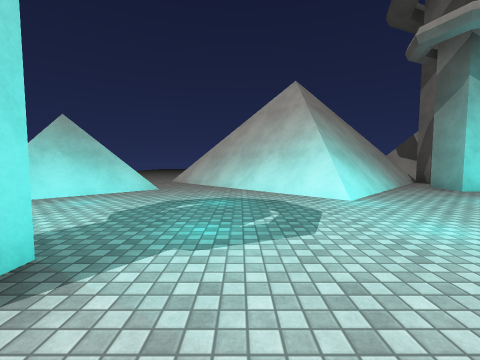
View 1 (above)

19 first-person views from a walk through a Unity game level. The camera is 1.4 m above the floor, tilts 4° down and sees 90° across. The floor is counted in squares, 2 m on a side. Each view is taken from the middle of a square. On the plan, view 1 faces up. The plan holds only what a view shows up to about 9 squares ahead; the rest is blank. The place goes on beyond the plan. Surface patterns are stand-ins for the level's own textures.

View 2
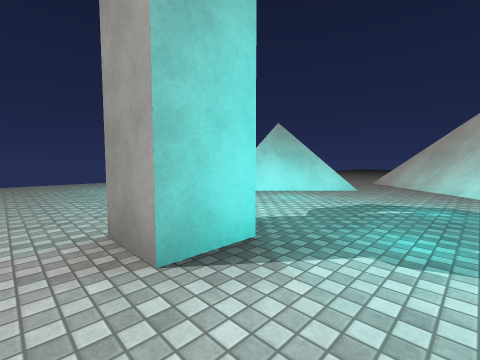

View 3
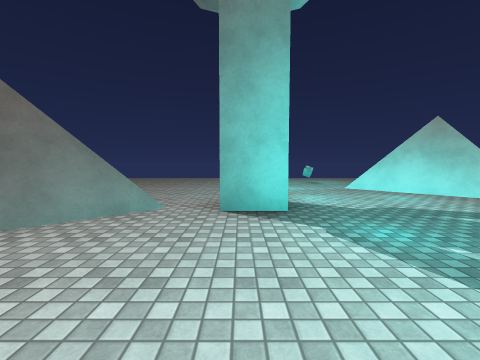

View 4
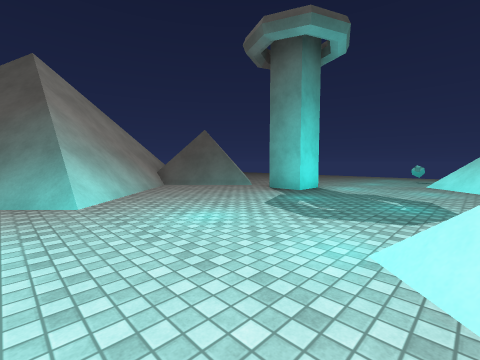

View 5
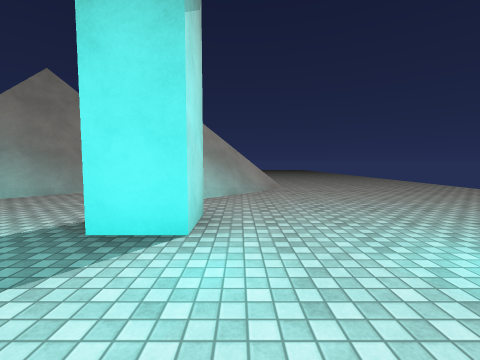

View 6
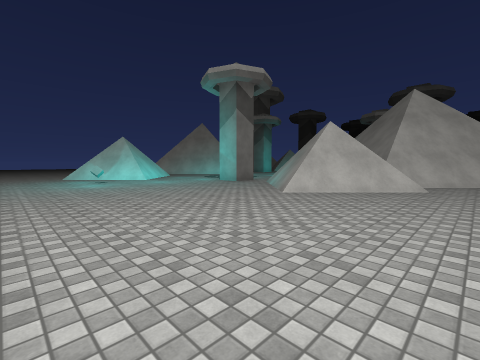

View 7
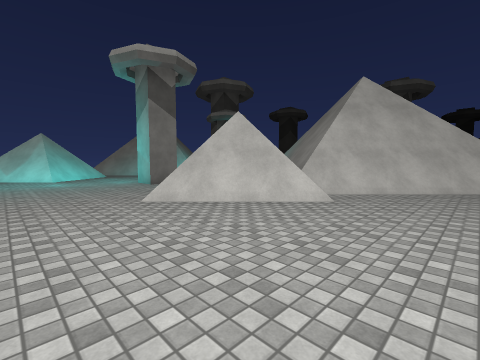

View 8
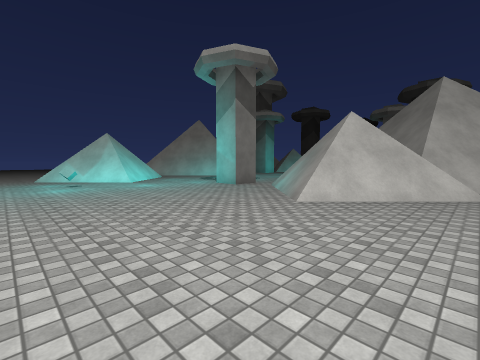

View 9
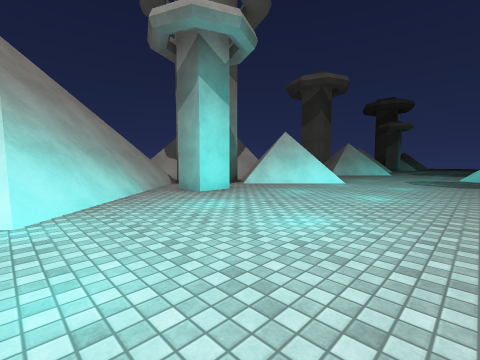

View 10
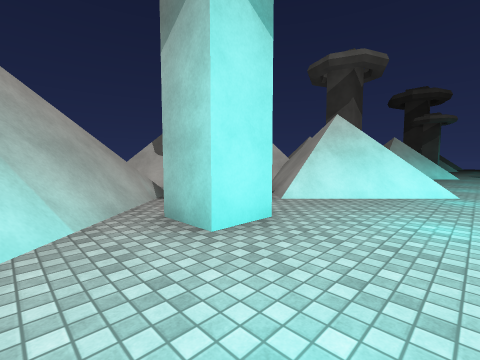

View 11
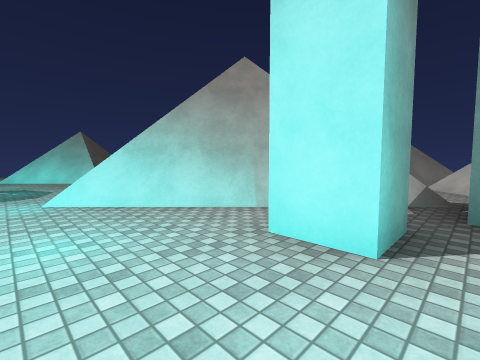

View 12
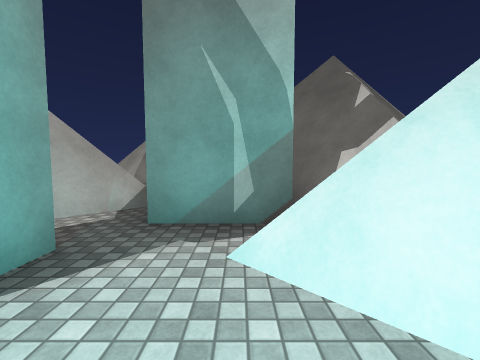

View 13
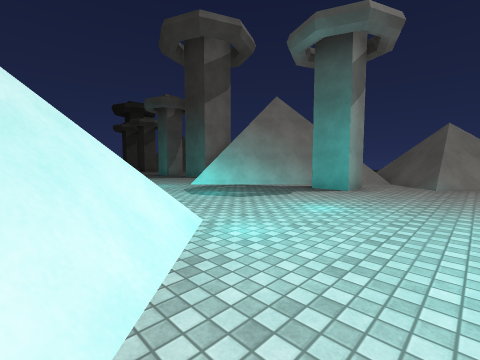

View 14
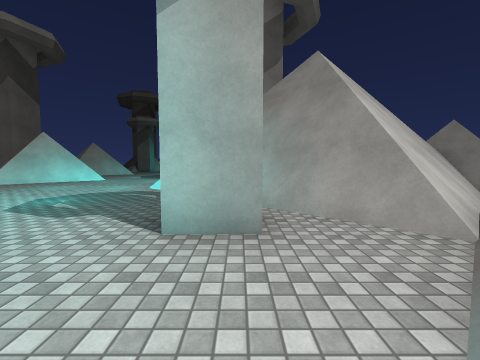

View 15
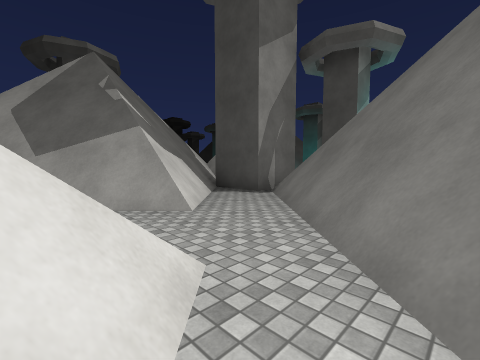

View 16
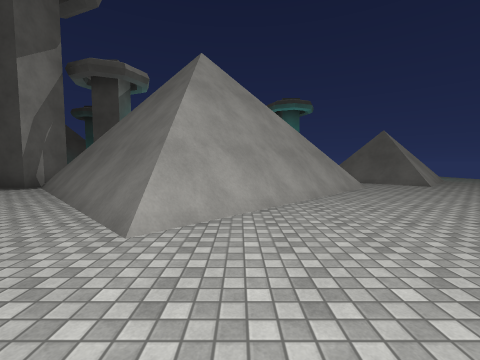

View 17
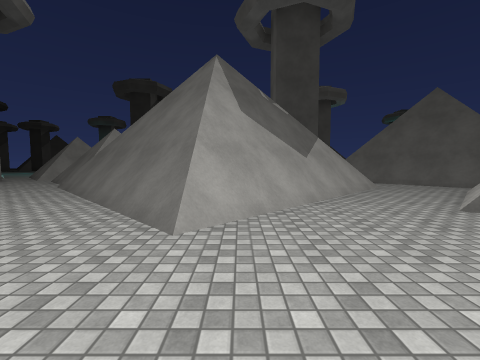

View 18
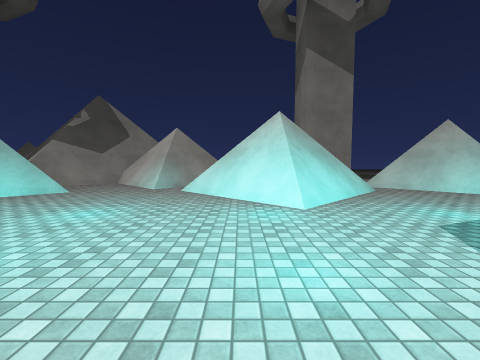

View 19
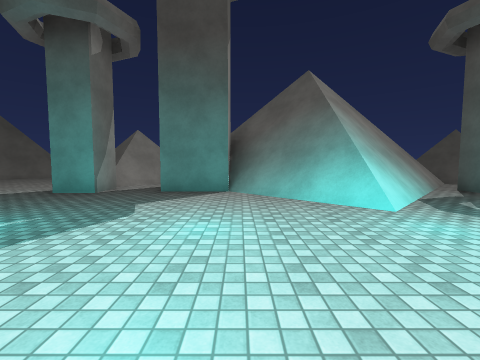

### Floor plan
Key: @ floor where view 1 was taken; # wall or solid block; . floor; = window, fence, low wall or low ledge; T tower; C cube.
Columns run from 9 left of view 1 to 20 right of it. Each row starts with its distance up from view 1.
 19                    .
 18                  .....
 17                  .....
 16           .    #...##..
 15         ....  ##..####..
 14         .....##..##  ##..
 13        ....#.=..###   ##..
 12       ....###..=##     ##..
 11      ....#####..##     ###.. T
 10     ....##   ##..#########=. T
  9    ....###   ###TT####.###
  8   ..##..##   ##=TT###...#
  7  ..####..#####.T.=####...#####
  6 ..=####...###..T..####....###.
  5 ....##.....#.......##......#..
  4 ....=.........................
  3 ..C..........................
  2 ..............................
  1 .......T................#.....
  0 .........@..##   ......###....
 -1 .......##..###   ...T.#####TTT
 -2 ......######     ....##   # T.
 -3 .....=#####      #####       #
 -4 .......####      #####       #
 -5 .......=.##          ##
 -6 ..........##          ##
 -7    ........##          ##

Positions as (right, up) in squares from view 1, and headings:
1: (0, 0), facing up
2: (0, 0), facing up-left
3: (2, 1), facing left
4: (4, 5), facing down-left
5: (-3, 4), facing down
6: (-9, -6), facing up-right
7: (-6, -7), facing up-right
8: (-8, -5), facing up-right
9: (2, 1), facing up-right
10: (4, 4), facing up-right
11: (7, 4), facing up-left
12: (8, 5), facing up
13: (8, 6), facing down-right
14: (8, -1), facing right
15: (3, 14), facing down-right
16: (1, 16), facing down
17: (10, 19), facing down
18: (17, 1), facing up
19: (17, 5), facing down
